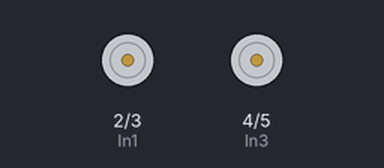
Bench run of a sketch on a simulated Arduino Uno, built with avr-gcc and run on an emulated ATmega328P. Parts: motor-driver pin pairs drawn as motors (green arrow = first pin HIGH = forward, orange = second pin HIGH = backward, longer = more drive).

Above: at 0.5 s.
At 1.5 s:
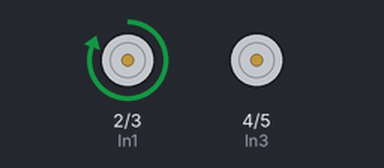
At 2.5 s:
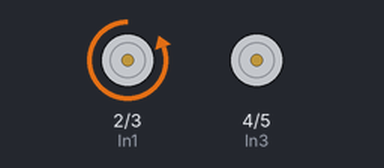
At 4.5 s:
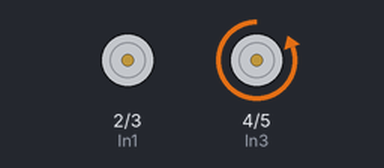
Timing chart, 0 to 6.5 s (numbered marks = the images above):
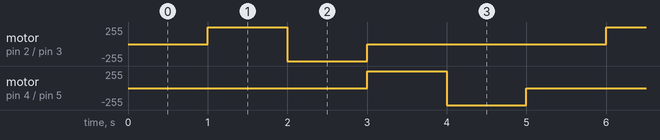

The sketch:

listing_6_1.ino
```cpp
//Создадим переменные для хранения номеров используемых пинов/портов Arduino.
int In1, In2, In3, In4;
//Настройка
void setup() {
  // Присвоим переменным номера пинов Arduino.
  In1 = 2;
  In2 = 3;
  In3 = 4;
  In4 = 5;
  //Переведем данные пины/порты в режим вывода.
  pinMode(In1, OUTPUT);
  pinMode(In2, OUTPUT);
  pinMode(In3, OUTPUT);
  pinMode(In4, OUTPUT);
}
//Тело программы
void loop() {
  //Остановить все двигатели.
  digitalWrite(In1, LOW); //Правые двигатели на роботе.
  digitalWrite(In2, LOW);
  digitalWrite(In3, LOW); //Левые двигатели на роботе.
  digitalWrite(In4, LOW);
  delay(1000); // Ждем 1 сек.

  //Включить-выключить поочередно левые и правые двигатели
  digitalWrite(In1, HIGH); //Включили один правый двигатель на роботе.
  delay(1000); // Ждем 1 сек.
  digitalWrite(In1, LOW); //Выключили

  digitalWrite(In2, HIGH); //Включили другой правый двигатель на роботе.
  delay(1000); // Ждем 1 сек.
  digitalWrite(In2, LOW); //Выключили

  digitalWrite(In3, HIGH); //Включили один левый двигатель на роботе.
  delay(1000); // Ждем 1 сек.
  digitalWrite(In3, LOW); //Выключили

  digitalWrite(In4, HIGH); //Включили другой левый двигатель на роботе.
  delay(1000); // Ждем 1 сек.
  digitalWrite(In4, LOW); //Выключили
}
```

Measured:
- by itself, motor on pin 2 (In1) / pin 3 (In2), motor on pin 4 (In3) / pin 5 (In4): repeats every 5.0 s: backward 255/255 1.0 s, stopped 3.0 s, forward 255/255 1.0 s
